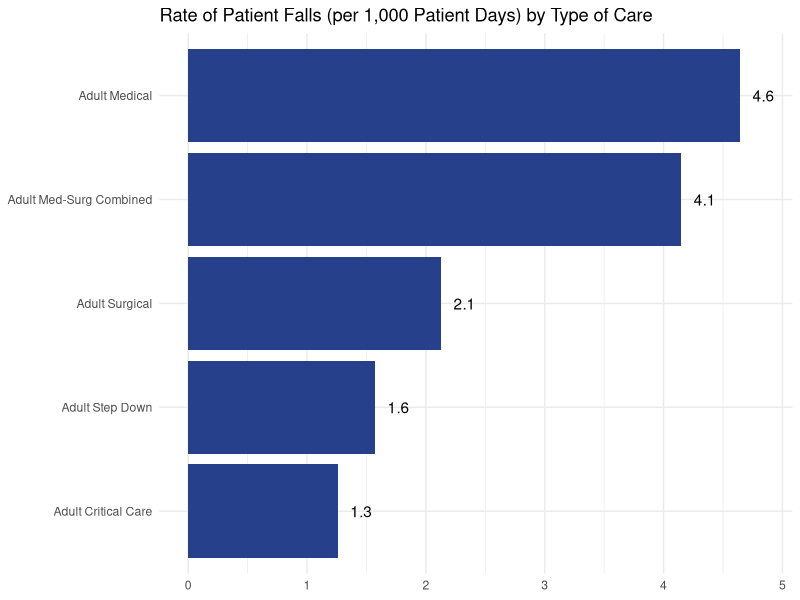
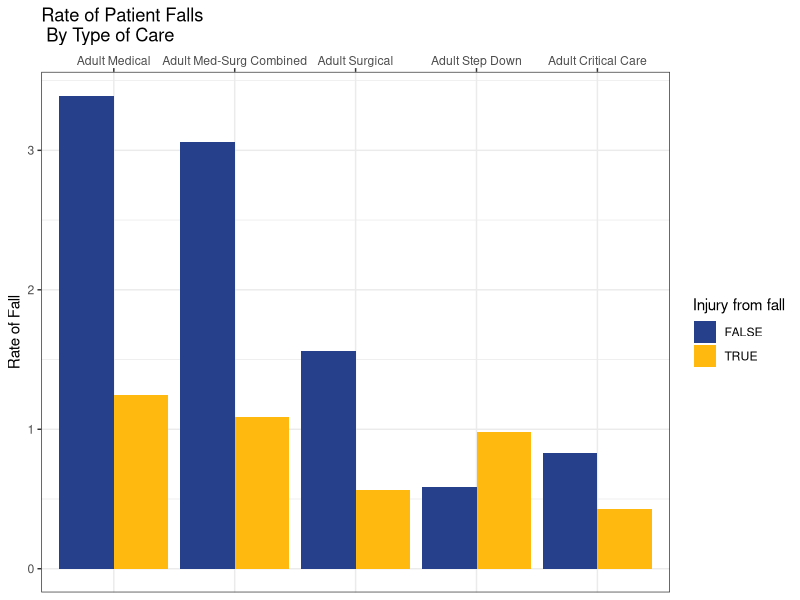
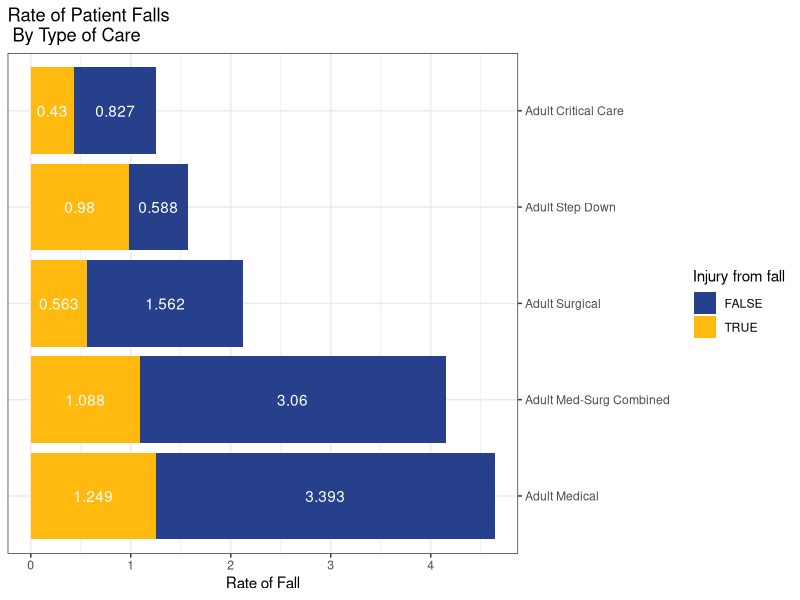

The R source for these figures, in order:
## ---- chunk 1
knitr::opts_chunk$set(echo = TRUE)
## ---- chunk 2
library(dplyr) # data wrangling
library(ggplot2) # data visualization
library(magrittr) # pipes # https://r4ds.had.co.nz/pipes.html
## ---- chunk 3
ds <- readxl::read_xlsx(
  path = "../../data-public/raw/Tableau_10_Training_Files/Tableau 10 Training Practice Data.xlsx"
  , sheet = "02 - Patient Falls-Single Hosp"
)
ds %>% dplyr::glimpse() # see how to use pipes at  https://r4ds.had.co.nz/pipes.html
ds %>% knitr::kable() # equivalent to knitr::kable(ds)
## ---- chunk 4
# automatic renaming of the variables
# varnames <- names(ds)
# varnames <- tolower(varnames)
# varnames <- stringr::str_replace_all(varnames, " ", "_")
# names(ds) <- varnames
# 
# names(ds) <- tolower(names(ds))
# names(ds) <- str_replace_all(names(ds)," ", "_")

# manual renaming
# names(ds)
new_names <- c(
  "care_type"
  ,"falls_no_injury_count"
  ,"falls_no_injury_rate"
  ,"falls_injury_count"
  ,"falls_injury_rate"
  ,"falls_total_count"
  ,"falls_total_rate"
  ,"patient_days_total_count" 
)
names(ds) <- new_names
ds %>% glimpse()
## ---- chunk 5
d1 <- ds %>% 
  dplyr::select(care_type, falls_total_rate)

g1 <- d1 %>% 
  ggplot(mapping = aes(y = falls_total_rate, x = reorder(care_type, falls_total_rate) )) +
  # add custom color using names from http://www.stat.columbia.edu/~tzheng/files/Rcolor.pdf
  geom_bar(stat = "identity", fill = "royalblue4")+
  geom_text(
    aes(label= falls_total_rate %>% round(1))
    ,nudge_y = .2
  )+
  coord_flip()+
  labs(
    title = "Rate of Patient Falls (per 1,000 Patient Days) by Type of Care" 
    ,y = NULL, x = NULL
  )+
  theme_minimal()
g1

## ---- chunk 6

d2 <- ds %>% 
  dplyr::select(care_type, falls_injury_rate, falls_no_injury_rate )
# tidy transformation, read about here https://r4ds.had.co.nz/tidy-data.html
d2 %>% knitr::kable()

d2_long <- d2 %>% 
  tidyr::gather(key = "injury" , value = "rate_of_falls", 2:3 ) %>% 
  dplyr::mutate(
    injury = (injury == "falls_injury_rate")
  )
d2_long %>% knitr::kable()  

g2 <- d2_long %>% 
  ggplot(
    mapping = aes(
      y      = rate_of_falls
      , x    = reorder(care_type, -rate_of_falls)
      , fill = injury
    )
  )+
  geom_bar(stat = "identity", position = "dodge")+
  scale_x_discrete(position = "top")+
  scale_fill_manual(values = c("FALSE" = "royalblue4", "TRUE" = "darkgoldenrod1")  )+
  labs(
    title = "Rate of Patient Falls \n By Type of Care"
    ,fill = "Injury from fall"
    ,y = "Rate of Fall"
    ,x = NULL
  )+
  theme_bw()
  
g2

## ---- chunk 7
g3 <- d2_long %>% 
  ggplot(
    mapping = aes(
      y      = rate_of_falls
      , x    = reorder(care_type, -rate_of_falls)
      , fill = injury
    )
  )+
  geom_bar(stat = "identity", position = position_stack() )+
  geom_text(
    aes(label = rate_of_falls)
    ,position = position_stack(vjust = .5)
    , color = "white"
  )+
  scale_x_discrete(position = "top")+
  scale_fill_manual(values = c("FALSE" = "royalblue4", "TRUE" = "darkgoldenrod1")  )+
  labs(
    title = "Rate of Patient Falls \n By Type of Care"
    ,fill = "Injury from fall"
    ,y = "Rate of Fall"
    ,x = NULL
  )+
  coord_flip()+
  theme_bw()
  
g3

